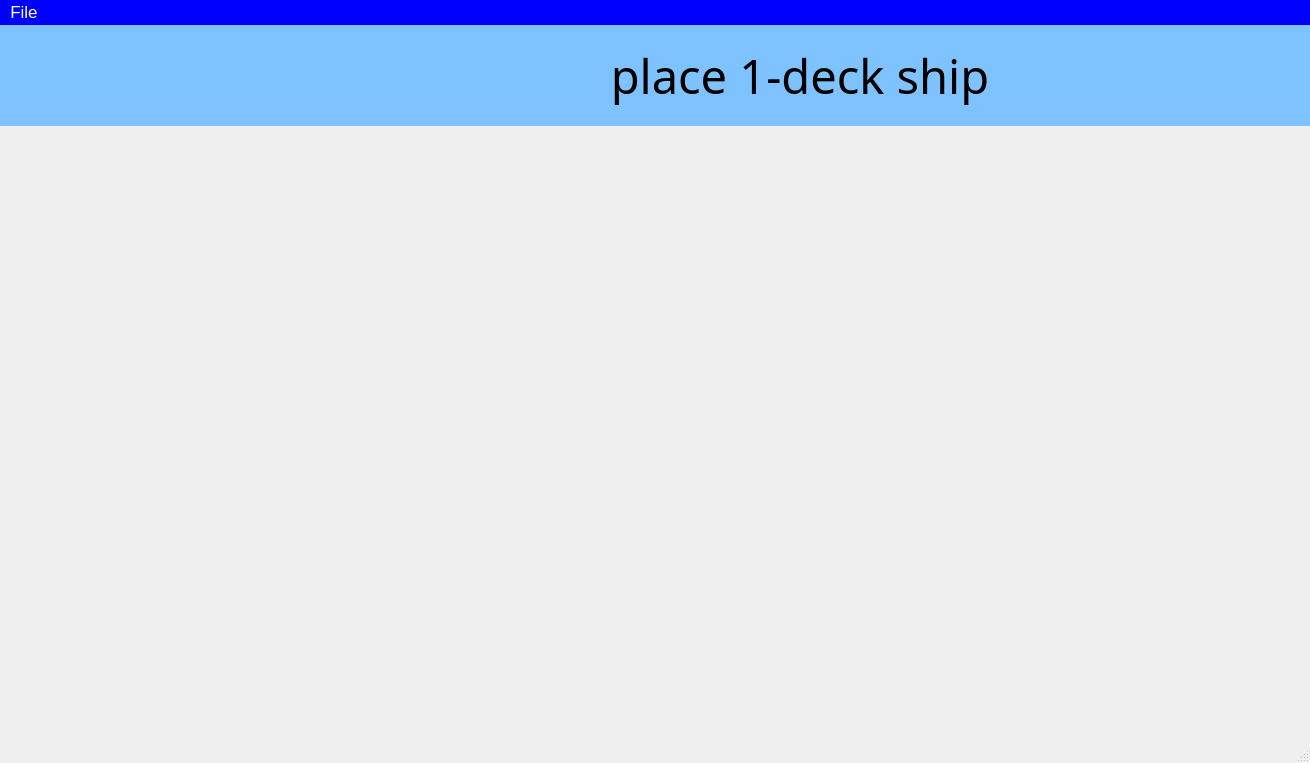
<?xml version="1.0" encoding="UTF-8"?>
<ui version="4.0">
 <class>startgame</class>
 <widget class="QMainWindow" name="startgame">
  <property name="geometry">
   <rect>
    <x>0</x>
    <y>0</y>
    <width>1310</width>
    <height>763</height>
   </rect>
  </property>
  <property name="font">
   <font>
    <pointsize>25</pointsize>
   </font>
  </property>
  <property name="windowTitle">
   <string>MainWindow</string>
  </property>
  <property name="styleSheet">
   <string notr="true">color: rgb(0, 0, 0);

</string>
  </property>
  <widget class="QWidget" name="centralwidget">
   <widget class="QLabel" name="main_label">
    <property name="geometry">
     <rect>
      <x>0</x>
      <y>0</y>
      <width>1600</width>
      <height>101</height>
     </rect>
    </property>
    <property name="font">
     <font>
      <family>Microsoft Yi Baiti</family>
      <pointsize>35</pointsize>
      <weight>50</weight>
      <italic>false</italic>
      <bold>false</bold>
      <underline>false</underline>
      <strikeout>false</strikeout>
      <kerning>true</kerning>
     </font>
    </property>
    <property name="styleSheet">
     <string notr="true">background-color: rgb(126, 195, 255);

</string>
    </property>
    <property name="text">
     <string>place 1-deck ship</string>
    </property>
    <property name="alignment">
     <set>Qt::AlignCenter</set>
    </property>
    <property name="wordWrap">
     <bool>true</bool>
    </property>
   </widget>
  </widget>
  <widget class="QMenuBar" name="menubar">
   <property name="geometry">
    <rect>
     <x>0</x>
     <y>0</y>
     <width>1310</width>
     <height>36</height>
    </rect>
   </property>
   <property name="font">
    <font>
     <pointsize>13</pointsize>
    </font>
   </property>
   <property name="styleSheet">
    <string notr="true">color: rgb(255, 255, 255);
background-color: rgb(0, 0, 255);</string>
   </property>
   <widget class="QMenu" name="menuFile">
    <property name="styleSheet">
     <string notr="true">color: rgb(255, 255, 255);</string>
    </property>
    <property name="title">
     <string>File</string>
    </property>
    <addaction name="actionAuthor"/>
    <addaction name="actionExit"/>
    <addaction name="actionSave"/>
   </widget>
   <addaction name="menuFile"/>
  </widget>
  <widget class="QStatusBar" name="statusbar"/>
  <action name="actionAuthor">
   <property name="text">
    <string>Author</string>
   </property>
  </action>
  <action name="actionExit">
   <property name="text">
    <string>Exit</string>
   </property>
  </action>
  <action name="actionSave">
   <property name="text">
    <string>Save</string>
   </property>
  </action>
 </widget>
 <resources/>
 <connections/>
</ui>
